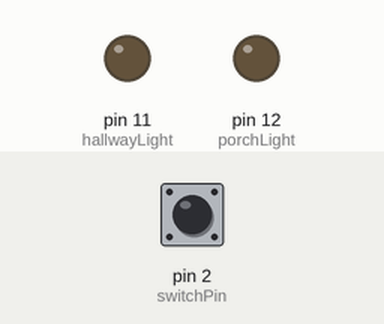
Simulated run of this sketch. Board: Arduino Uno, built with avr-gcc and run on an emulated ATmega328P. Parts: output pins drawn as LEDs (lit = HIGH). Inputs (shaded band) come from the test bench; at power-on: pin 2 (switchPin) HIGH.

Above: at 1.2 s.
1.3 s: pin 2 (switchPin) pulled LOW for 0.15 s
At 2.5 s:
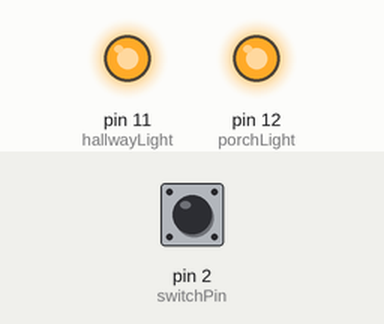
At 32.5 s:
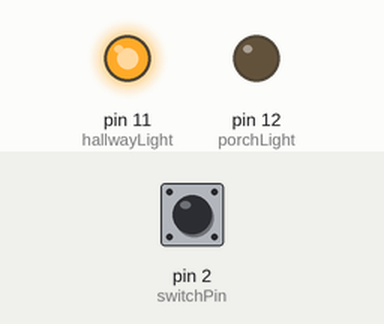
Timing chart, 0 to 32.8 s (numbered marks = the images above; inputs shaded):
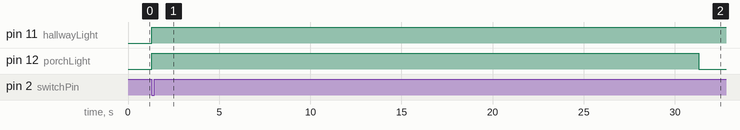

Measured:
- after the input at 1.3 s, pin 11 (hallwayLight): LOW → HIGH at once; pin 12 (porchLight): LOW → HIGH at once, → LOW 30.0 s later

The sketch:

Task1.1Lights_ON.ino
```cpp
int porchLight = 12;
int hallwayLight = 11;
int switchPin = 2;

bool lastState = HIGH;

void setup() {
  pinMode(porchLight, OUTPUT);
  pinMode(hallwayLight, OUTPUT);
  pinMode(switchPin, INPUT_PULLUP);
}

bool isSwitchPressed(int currentState) {
  return (lastState == HIGH && currentState == LOW);
}

void turnLightsOn() {
  digitalWrite(porchLight, HIGH);
  digitalWrite(hallwayLight, HIGH);
}

void controlLights() {
  turnLightsOn();

  delay(30000);
  digitalWrite(porchLight, LOW);

  delay(30000);
  digitalWrite(hallwayLight, LOW);
}

void loop() {
  int currentState = digitalRead(switchPin);

  if (isSwitchPressed(currentState)) {
    controlLights();
  }

  lastState = currentState;
}
```
